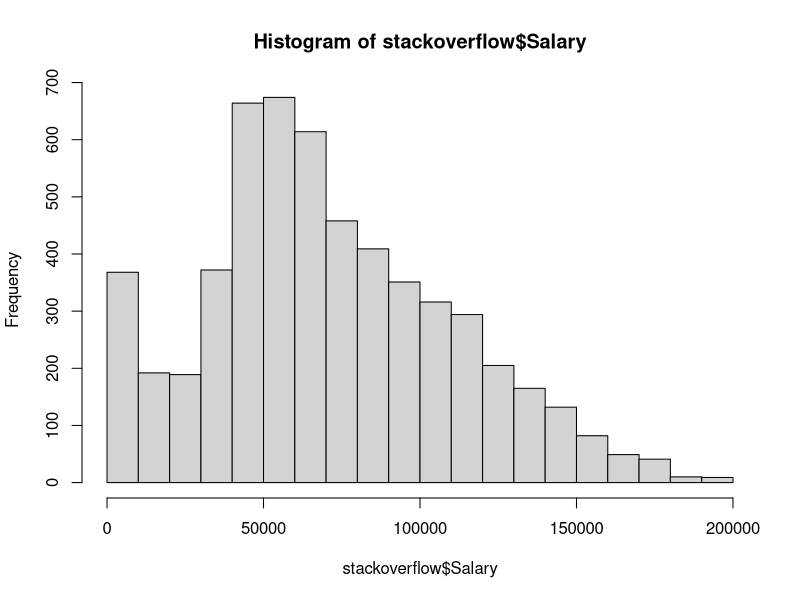
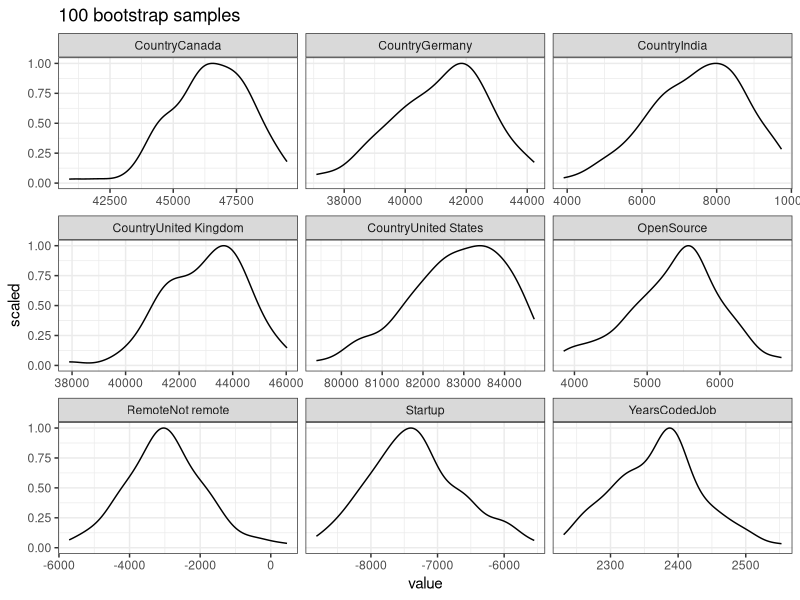

Generate these figures, in order, with R:

library(modeldata)
library(tidyverse)
options(scipen = 99)
set.seed(57)

data(stackoverflow)

## explore the data
stackoverflow |> glimpse()
## sanity check on the dependent variable
hist(stackoverflow$Salary)

data = stackoverflow |> 
  mutate(Startup = ifelse(CompanySizeNumber > 100, 0, 1))

## REGRESSION with MODEL CONFIDENCE INTERVALS
## aka. DELTA METHOD
fit = glm(Salary ~ -1 + Country + OpenSource + Remote + Startup + YearsCodedJob,
          data = data)

## R has a buit-in summary function for GLM objects.
summary(fit)

## Let's create our own summary table
## Understanding this is important for the second part.
model_CI = confint(fit, level = 0.95) |> 
  as_tibble(rownames = "terms") |> 
  mutate(estimate = coef(fit), .after = "terms") 


## REGRESSION with BOOTSTRAP CONFIDENCE INTERVALS
## first define the variables
## then write a for loop for bootstrapping
## collect the results into a data.frame

data = stackoverflow |> 
  mutate(Startup = ifelse(CompanySizeNumber > 100, 0, 1))

N = 100
formula = Salary ~ -1 + Country + OpenSource + Remote + Startup + YearsCodedJob
coef_df = list()

## from 1 to N times
## sample the data with replacement
## run the same regression model on the resampled data (boot)
## extract model coefficients
## add them to the same data.frame
for (i in 1:N){
  boot = slice_sample(data, prop = 1, replace = TRUE)
  fit = glm(formula, data = boot)
  boot_coef = as_tibble(coef(fit), rownames = "term")
  coef_df = rbind(coef_df, boot_coef)
}

## check the output data.frame
head(coef_df)

## plot the distribution of estimates
coef_df |> 
  ggplot(aes(x = value, y = after_stat(scaled))) + 
  geom_density() + 
  facet_wrap(~term, scales = "free_x") + 
  ggtitle(paste0(N, " bootstrap samples")) +
  theme_bw()

## calculate percentile CIs
alpha = 0.05
bootsrap_CI = coef_df |> 
  group_by(term) |> 
  summarise_all(list(
    estimate = mean, 
    `2.5 %` = ~quantile(.x, probs = alpha),
    `97.5 %` = ~quantile(.x, probs = 1 - alpha))) 
  

## compare bootstrap CI with model CI
model_CI |> knitr::kable(digits = 1)
bootsrap_CI |> knitr::kable(digits = 1)
